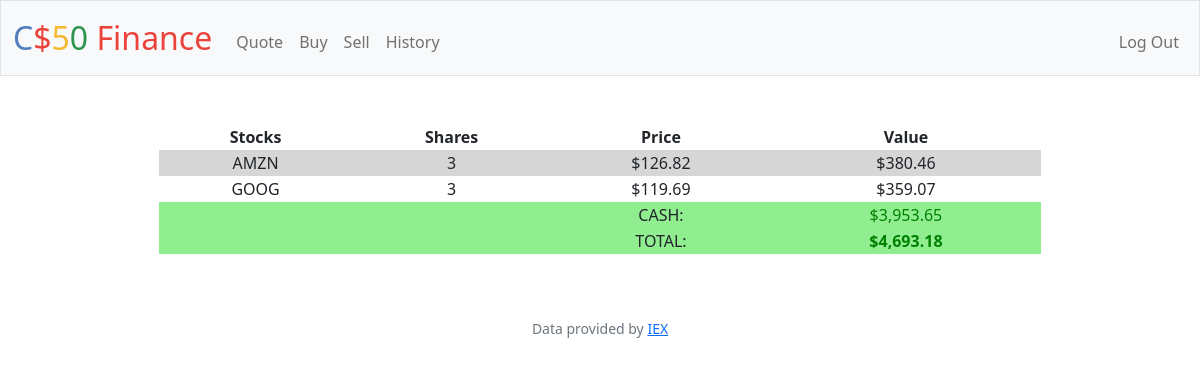
The page / (signed in) on the database its author committed.
### tables this page shows
CREATE TABLE assets (user_id integer NOT NULL, stock text NOT NULL, number integer NOT NULL, value numeric NOT NULL, total_value numeric NOT NULL);

### app.py (the view)
@app.route("/")
@login_required
def index():
     if request.method == "GET":
        data = db.execute("SELECT * FROM assets WHERE user_id = ?", session["user_id"])
        user_cash = db.execute("SELECT cash FROM users WHERE id = ?", session["user_id"])
        gross_value = db.execute("SELECT total_value FROM assets WHERE user_id = ?", session["user_id"])
        total = 0
        x=0
        if gross_value == []:
            total = float(user_cash[0]["cash"])
        elif len(gross_value) == 1:
            total = gross_value[0]["total_value"] + user_cash[0]["cash"]
        else:
            while x < len(gross_value):
                total += gross_value[x]["total_value"]
                x += 1
            total += user_cash[0]["cash"]
        return render_template("index.html", data = data, cash=usd(user_cash[0]["cash"]), sum= usd(total))

### app.py (called while the page is built)
@app.after_request
def after_request(response):
    response.headers["Cache-Control"] = "no-cache, no-store, must-revalidate"
    response.headers["Expires"] = 0
    response.headers["Pragma"] = "no-cache"
    return response

### helpers.py (called while the page is built)
def login_required(f):
    @wraps(f)
    def decorated_function(*args, **kwargs):
        if session.get("user_id") is None:
            return redirect("/login")
        return f(*args, **kwargs)
    return decorated_function

def usd(value):
    return f"${value:,.2f}"

### templates/index.html (shortened to what this page needs)
{% extends "layout.html" %}
{% block main %}
<div class="mb-3">
    <table>
        <thead>
            <tr>
                <th>Stocks</th>
                <th>Shares</th>
                <th>Price</th>
                <th>Value</th>
            </tr>
        </thead>
        <tbody>
            {% for data in data %}
            <tr>
                <td>{{data.stock}}</td>
                <td>{{data.number}}</td>
                <td>{{data.value | usd }}</td>
                <td>{{data.total_value | usd }}</td>
            </tr>
            {% endfor %}
        </tbody>
        <tfoot>
            <tr>
                <td></td>
                <td></td>
                <td> CASH: </td>
                <td id="cash">{{cash}}</td>
            </tr>
            <tr>
                <td></td>
                <td></td>
                <td>TOTAL: </td>
                <td id="total">{{sum}}</td>
            </tr>
        </tfoot>
    </table>
</div>
{% endblock %}

### static/styles.css (style rules this page uses)
table { width: 75%; margin: auto; text-align: center; }
tbody tr:nth-of-type(odd) { background-color: #d6d6d6; }
table th { position:sticky; top: 0; }
tfoot { background-color: #90ee90; }
#cash { color: green; }
#total { color: green; font-weight: bold; }

### rows shown on the page
assets: stock "AMZN", number "3", value "$126.82", total_value "$380.46"
assets: stock "GOOG", number "3", value "$119.69", total_value "$359.07"

### other values the page prints
{{ cash }} "$3,953.65"
{{ sum }} "$4,693.18"
